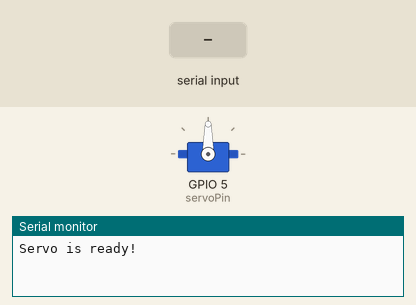
Recording of a sketch running on a simulated ESP32. Shown: servo, the last lines printed to the serial monitor. The inputs (shaded band) are chosen by the test bench.

Above: at 1.2 s.
1.3 s: "30,150\n" received over Serial
At 2.4 s:
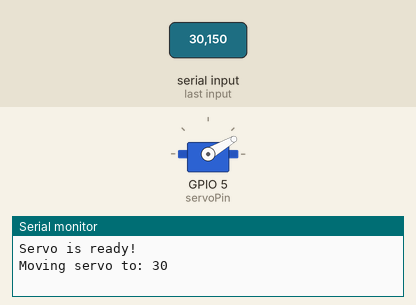
2.8 s: "5\n" received over Serial
At 3.5 s:
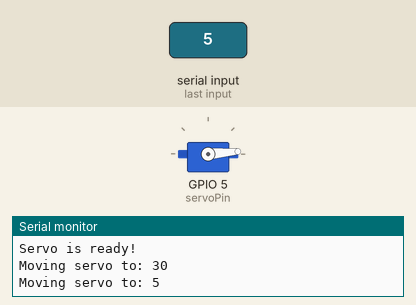
4.3 s: "90,45\n" received over Serial
At 4.7 s:
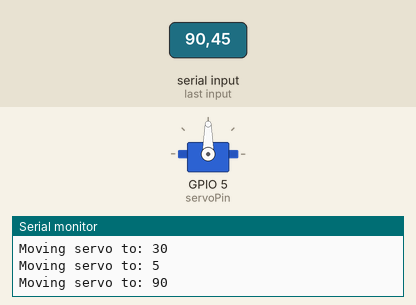
Timing chart, 0 to 7.3 s (numbered marks = the images above; inputs shaded):
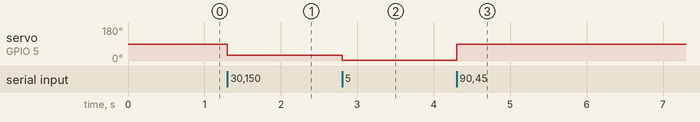

Measured:
- after the input at 1.3 s, servo on GPIO 5 (servoPin): 90° → 30° at once
- after the input at 2.8 s, servo on GPIO 5 (servoPin): 30° → 5° at once
- after the input at 4.3 s, servo on GPIO 5 (servoPin): 5° → 90° at once

The sketch:

Control_servo_python.ino
```cpp
#include <ESP32Servo.h>

// Define the servo and its GPIO pin
Servo myServo;
int servoPin = 5;  // Change the pin according to your setup (e.g., D1 is GPIO 5 on NodeMCU)

void setup() {
  // Initialize Serial for debugging
  Serial.begin(115200);

  // Attach the servo to the pin
  myServo.attach(servoPin);
  Serial.println("Servo is ready!");
}

void loop() {
  // Check if data is available to read
  if (Serial.available() > 0) {
    String input = Serial.readStringUntil('\n');  // Read until newline character
    int pos = input.toInt();  // Convert the input string to an integer

    // Ensure pos is within the valid range for the servo
    if (pos >= 0 && pos <= 180) {
      myServo.write(pos);      // Tell servo to go to 'pos'
      Serial.print("Moving servo to: ");
      Serial.println(pos);
      delay(15);               // Wait for the servo to reach the position
    } else {
      Serial.println("Invalid position. Must be between 0 and 180.");
    }
  }
}
```
